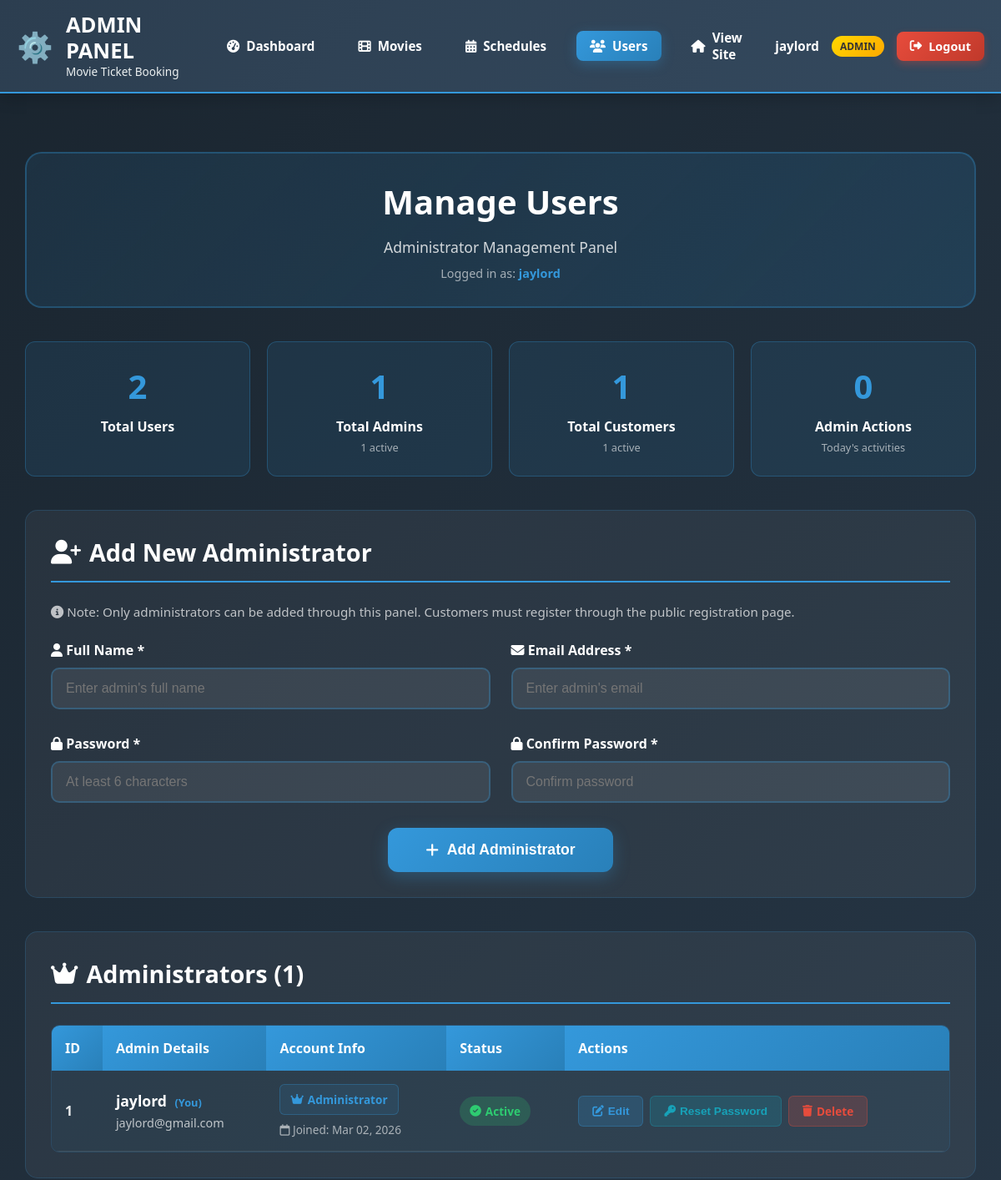
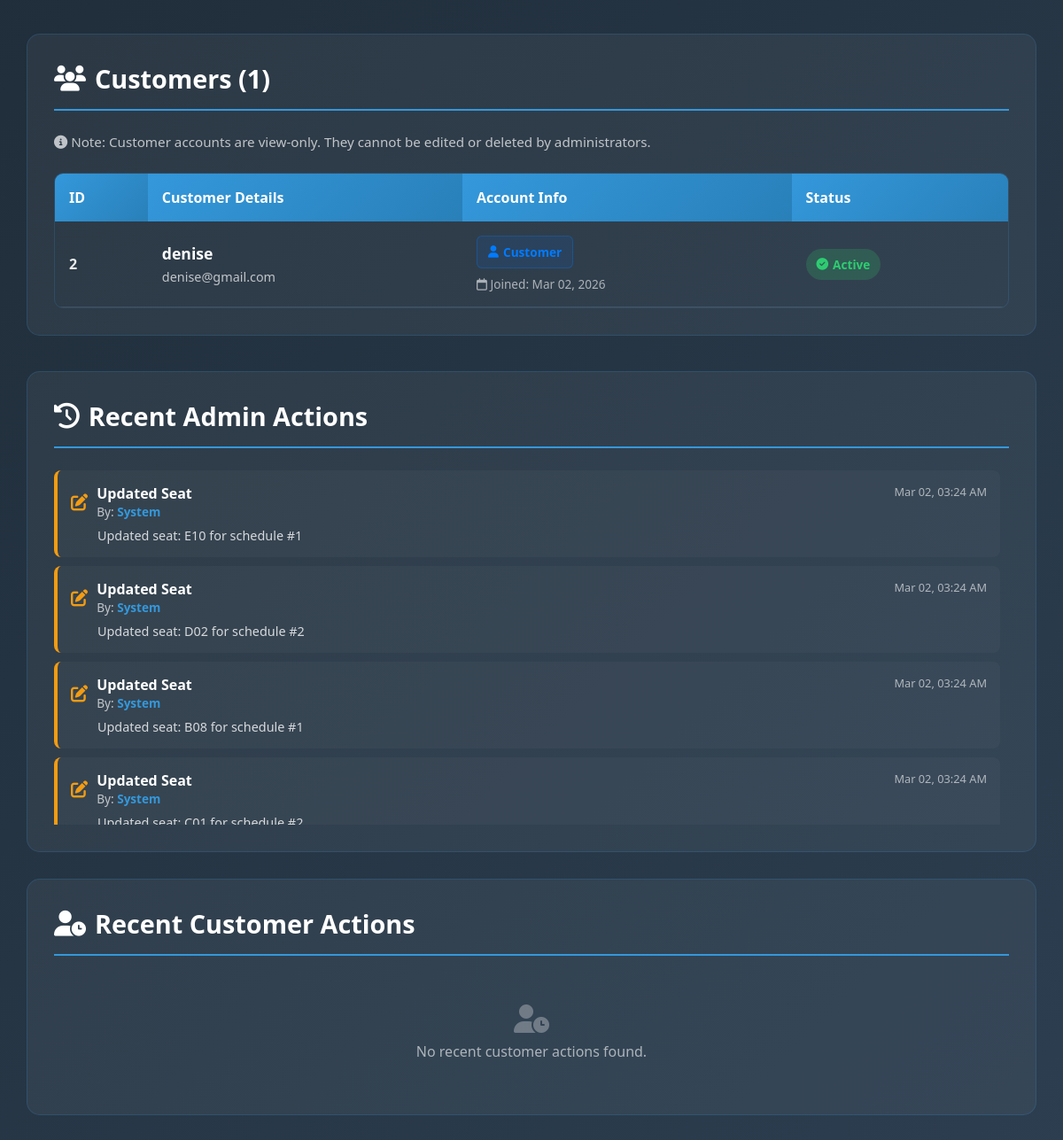
The app's page /index.php?page=admin/manage-users (signed in) with its own data (2 pictures, top to bottom).
### tables this page shows
CREATE TABLE `users` (
  `u_id` int(11) NOT NULL,
  `u_name` varchar(100) NOT NULL,
  `u_username` varchar(50) NOT NULL,
  `u_email` varchar(100) NOT NULL,
  `u_pass` varchar(255) NOT NULL,
  `u_role` enum('Admin','Customer') DEFAULT 'Customer',
  `u_status` enum('Active','Inactive') DEFAULT 'Active',
  `created_at` timestamp NOT NULL DEFAULT current_timestamp()
);

### pages/admin/manage-users.php (the view, shortened to what the rows shown need)
<?php
$root_dir = dirname(dirname(__DIR__));
require_once $root_dir . '/partials/admin-header.php';
$current_admin_id = $_SESSION['user_id'];
$conn = new mysqli(DB_HOST, DB_USER, DB_PASS, DB_NAME);
$users_result = $conn->query("
    SELECT u_id, u_name, u_email, u_role, u_status, created_at
    FROM users
    ORDER BY
        CASE u_role
            WHEN 'Admin' THEN 1
            WHEN 'Customer' THEN 2
            ELSE 3
        END,
        created_at DESC
");
$admins = [];
$customers = [];
if ($users_result) {
    while ($row = $users_result->fetch_assoc()) {
        if ($row['u_role'] === 'Admin') {
            $admins[] = $row;
        } else {
            $customers[] = $row;
        }
    }
}
$admin_count = count($admins);
$customer_count = count($customers);
?>
<div class="admin-content" style="max-width: 1400px; margin: 0 auto; padding: 30px;">
    <div style="text-align: center; margin-bottom: 40px; padding: 30px; background: linear-gradient(135deg, rgba(52, 152, 219, 0.1), rgba(41, 128, 185, 0.2)); border-radius: 20px; border: 2px solid rgba(52, 152, 219, 0.3);">
        <h1 style="color: white; font-size: 2.5rem; margin-bottom: 15px; font-weight: 800;">Manage Users</h1>
    </div>
    <div style="background: rgba(255, 255, 255, 0.05); border-radius: 15px; padding: 30px; margin-bottom: 40px; border: 1px solid rgba(52, 152, 219, 0.2);">
        <h2 style="color: white; font-size: 1.8rem; margin-bottom: 25px; padding-bottom: 15px; border-bottom: 2px solid #3498db; display: flex; align-items: center; gap: 10px;">
            <i class="fas fa-user-plus"></i> Add New Administrator
        </h2>
    </div>
    <div style="background: rgba(255, 255, 255, 0.05); border-radius: 15px; padding: 30px; margin-bottom: 40px; border: 1px solid rgba(52, 152, 219, 0.2);">
        <h2 style="color: white; font-size: 1.8rem; margin-bottom: 25px; padding-bottom: 15px; border-bottom: 2px solid #3498db; display: flex; align-items: center; gap: 10px;">
            <i class="fas fa-crown"></i> Administrators (<?php echo $admin_count; ?>)
        </h2>
        <?php if (empty($admins)): ?>
        <div style="text-align: center; padding: 50px; color: rgba(255, 255, 255, 0.6);">
            <i class="fas fa-crown fa-3x" style="margin-bottom: 20px; opacity: 0.5;"></i>
            <p style="font-size: 1.1rem;">No administrators found. Add your first admin!</p>
        </div>
        <?php else: ?>
        <div style="overflow-x: auto; border-radius: 10px; border: 1px solid rgba(52, 152, 219, 0.2);">
            <table style="width: 100%; border-collapse: collapse; min-width: 900px;">
                <thead>
                    <tr>
                        <th style="background: linear-gradient(135deg, #3498db 0%, #2980b9 100%); color: white; padding: 16px; text-align: left; font-weight: 700; font-size: 1rem;">ID</th>
                        <th style="background: linear-gradient(135deg, #3498db 0%, #2980b9 100%); color: white; padding: 16px; text-align: left; font-weight: 700; font-size: 1rem;">Admin Details</th>
                        <th style="background: linear-gradient(135deg, #3498db 0%, #2980b9 100%); color: white; padding: 16px; text-align: left; font-weight: 700; font-size: 1rem;">Account Info</th>
                        <th style="background: linear-gradient(135deg, #3498db 0%, #2980b9 100%); color: white; padding: 16px; text-align: left; font-weight: 700; font-size: 1rem;">Status</th>
                        <th style="background: linear-gradient(135deg, #3498db 0%, #2980b9 100%); color: white; padding: 16px; text-align: left; font-weight: 700; font-size: 1rem;">Actions</th>
                    </tr>
                </thead>
                <tbody>
                    <?php foreach ($admins as $admin):
                        $is_current_user = $admin['u_id'] == $current_admin_id;
                    ?>
                    <tr style="border-bottom: 1px solid rgba(255, 255, 255, 0.1); <?php echo $is_current_user ? 'background: rgba(52, 152, 219, 0.05);' : ''; ?>">
                        <td style="padding: 16px; color: rgba(255, 255, 255, 0.9); font-weight: 700;"><?php echo $admin['u_id']; ?></td>
                        <td style="padding: 16px;">
                            <div style="color: white; font-size: 1.1rem; font-weight: 700; margin-bottom: 5px;">
                                <?php echo htmlspecialchars($admin['u_name']); ?>
                                <?php if ($is_current_user): ?>
                                <span style="color: #3498db; font-size: 0.8rem; margin-left: 5px;">(You)</span>
                                <?php endif; ?>
                            </div>
                            <div style="color: rgba(255, 255, 255, 0.7); font-size: 0.9rem;">
                                <?php echo htmlspecialchars($admin['u_email']); ?>
                            </div>
                        </td>
                        <td style="padding: 16px;">
                            <div style="background: rgba(52, 152, 219, 0.1); color: #3498db; padding: 8px 12px; border-radius: 6px; font-size: 0.85rem; font-weight: 600; border: 1px solid rgba(52, 152, 219, 0.3); display: inline-flex; align-items: center; gap: 5px;">
                                <i class="fas fa-crown"></i> Administrator
                            </div>
                            <div style="font-size: 0.85rem; color: rgba(255, 255, 255, 0.6); margin-top: 8px;">
                                <i class="far fa-calendar"></i> Joined: <?php echo date('M d, Y', strtotime($admin['created_at'])); ?>
                            </div>
                        </td>
                        <td style="padding: 16px;">
                            <span style="background: <?php echo $admin['u_status'] == 'Active' ? 'rgba(46, 204, 113, 0.2)' : 'rgba(108, 117, 125, 0.2)'; ?>; color: <?php echo $admin['u_status'] == 'Active' ? '#2ecc71' : '#6c757d'; ?>; padding: 8px 12px; border-radius: 20px; font-size: 0.85rem; font-weight: 600; display: inline-flex; align-items: center; gap: 5px;">
                                <i class="fas <?php echo $admin['u_status'] == 'Active' ? 'fa-check-circle' : 'fa-times-circle'; ?>"></i>
                                <?php echo $admin['u_status']; ?>
                            </span>
                        </td>
                        <td style="padding: 16px;">
                            <div style="display: flex; gap: 8px; flex-wrap: wrap;">
                                <button type="button"
                                        style="padding: 8px 16px; background: rgba(52, 152, 219, 0.2); color: #3498db; border: 1px solid rgba(52, 152, 219, 0.3); border-radius: 6px; font-size: 0.85rem; font-weight: 600; cursor: pointer; display: inline-flex; align-items: center; gap: 5px;"
                                        onclick="openEditModal(<?php echo $admin['u_id']; ?>, '<?php echo addslashes($admin['u_name']); ?>', '<?php echo $admin['u_status']; ?>', <?php echo $is_current_user ? 'true' : 'false'; ?>)"
                                        <?php echo $is_current_user ? 'disabled' : ''; ?>>
                                    <i class="fas fa-edit"></i> Edit
                                </button>
                                <button type="button"
                                        style="padding: 8px 16px; background: rgba(23, 162, 184, 0.2); color: #17a2b8; border: 1px solid rgba(23, 162, 184, 0.3); border-radius: 6px; font-size: 0.85rem; font-weight: 600; cursor: pointer; display: inline-flex; align-items: center; gap: 5px;"
                                        onclick="openResetPasswordModal(<?php echo $admin['u_id']; ?>, '<?php echo addslashes($admin['u_name']); ?>')"
                                        <?php echo $is_current_user ? 'disabled' : ''; ?>>
                                    <i class="fas fa-key"></i> Reset Password
                                </button>
                                <a href="index.php?page=admin/manage-users&delete=<?php echo $admin['u_id']; ?>"
                                   style="padding: 8px 16px; background: rgba(231, 76, 60, 0.2); color: #e74c3c; text-decoration: none; border-radius: 6px; font-size: 0.85rem; font-weight: 600; border: 1px solid rgba(231, 76, 60, 0.3); display: inline-flex; align-items: center; gap: 5px;"
                                   onclick="return confirm('Are you sure you want to delete admin \'<?php echo addslashes($admin['u_name']); ?>\'?\nThis will deactivate their account.')"
                                   <?php echo $is_current_user ? 'disabled' : ''; ?>>
                                    <i class="fas fa-trash"></i> Delete
                                </a>
                            </div>
                        </td>
                    </tr>
                    <?php endforeach; ?>
                </tbody>
            </table>
        </div>
        <?php endif; ?>
    </div>
    <div style="background: rgba(255, 255, 255, 0.05); border-radius: 15px; padding: 30px; margin-bottom: 40px; border: 1px solid rgba(52, 152, 219, 0.2);">
        <h2 style="color: white; font-size: 1.8rem; margin-bottom: 25px; padding-bottom: 15px; border-bottom: 2px solid #3498db; display: flex; align-items: center; gap: 10px;">
            <i class="fas fa-users"></i> Customers (<?php echo $customer_count; ?>)
        </h2>
        <?php if (empty($customers)): ?>
        <div style="text-align: center; padding: 50px; color: rgba(255, 255, 255, 0.6);">
            <i class="fas fa-users fa-3x" style="margin-bottom: 20px; opacity: 0.5;"></i>
            <p style="font-size: 1.1rem;">No customers found.</p>
        </div>
        <?php else: ?>
        <div style="overflow-x: auto; border-radius: 10px; border: 1px solid rgba(52, 152, 219, 0.2);">
            <table style="width: 100%; border-collapse: collapse; min-width: 700px;">
                <thead>
                    <tr>
                        <th style="background: linear-gradient(135deg, #3498db 0%, #2980b9 100%); color: white; padding: 16px; text-align: left; font-weight: 700; font-size: 1rem;">ID</th>
                        <th style="background: linear-gradient(135deg, #3498db 0%, #2980b9 100%); color: white; padding: 16px; text-align: left; font-weight: 700; font-size: 1rem;">Customer Details</th>
                        <th style="background: linear-gradient(135deg, #3498db 0%, #2980b9 100%); color: white; padding: 16px; text-align: left; font-weight: 700; font-size: 1rem;">Account Info</th>
                        <th style="background: linear-gradient(135deg, #3498db 0%, #2980b9 100%); color: white; padding: 16px; text-align: left; font-weight: 700; font-size: 1rem;">Status</th>
                    </tr>
                </thead>
                <tbody>
                    <?php foreach ($customers as $customer): ?>
                    <tr style="border-bottom: 1px solid rgba(255, 255, 255, 0.1);">
                        <td style="padding: 16px; color: rgba(255, 255, 255, 0.9); font-weight: 700;"><?php echo $customer['u_id']; ?></td>
                        <td style="padding: 16px;">
                            <div style="color: white; font-size: 1.1rem; font-weight: 700; margin-bottom: 5px;">
                                <?php echo htmlspecialchars($customer['u_name']); ?>
                            </div>
                            <div style="color: rgba(255, 255, 255, 0.7); font-size: 0.9rem;">
                                <?php echo htmlspecialchars($customer['u_email']); ?>
                            </div>
                        </td>
                        <td style="padding: 16px;">
                            <div style="background: rgba(0, 123, 255, 0.1); color: #007bff; padding: 8px 12px; border-radius: 6px; font-size: 0.85rem; font-weight: 600; border: 1px solid rgba(0, 123, 255, 0.3); display: inline-flex; align-items: center; gap: 5px;">
                                <i class="fas fa-user"></i> Customer
                            </div>
                            <div style="font-size: 0.85rem; color: rgba(255, 255, 255, 0.6); margin-top: 8px;">
                                <i class="far fa-calendar"></i> Joined: <?php echo date('M d, Y', strtotime($customer['created_at'])); ?>
                            </div>
                        </td>
                        <td style="padding: 16px;">
                            <span style="background: <?php echo $customer['u_status'] == 'Active' ? 'rgba(46, 204, 113, 0.2)' : 'rgba(108, 117, 125, 0.2)'; ?>; color: <?php echo $customer['u_status'] == 'Active' ? '#2ecc71' : '#6c757d'; ?>; padding: 8px 12px; border-radius: 20px; font-size: 0.85rem; font-weight: 600; display: inline-flex; align-items: center; gap: 5px;">
                                <i class="fas <?php echo $customer['u_status'] == 'Active' ? 'fa-check-circle' : 'fa-times-circle'; ?>"></i>
                                <?php echo $customer['u_status']; ?>
                            </span>
                        </td>
                    </tr>
                    <?php endforeach; ?>
                </tbody>
            </table>
        </div>
        <?php endif; ?>
    </div>
    <div style="display: grid; grid-template-columns: repeat(auto-fit, minmax(600px, 1fr)); gap: 30px; margin-bottom: 40px;">
        <div style="background: rgba(255, 255, 255, 0.05); border-radius: 15px; padding: 30px; border: 1px solid rgba(52, 152, 219, 0.2);">
            <h2 style="color: white; font-size: 1.8rem; margin-bottom: 25px; padding-bottom: 15px; border-bottom: 2px solid #3498db; display: flex; align-items: center; gap: 10px;">
                <i class="fas fa-history"></i> Recent Admin Actions
            </h2>
        </div>
        <div style="background: rgba(255, 255, 255, 0.05); border-radius: 15px; padding: 30px; border: 1px solid rgba(52, 152, 219, 0.2);">
            <h2 style="color: white; font-size: 1.8rem; margin-bottom: 25px; padding-bottom: 15px; border-bottom: 2px solid #3498db; display: flex; align-items: center; gap: 10px;">
                <i class="fas fa-user-clock"></i> Recent Customer Actions
            </h2>
        </div>
    </div>
</div>
</body>
</html>

### records on screen
users: u_id "1", u_name "jaylord", shows "(You)", u_email "jaylord@gmail.com", created_at "Mar 02, 2026", u_status "Active"
users: u_id "2", u_name "denise", u_email "denise@gmail.com", created_at "Mar 02, 2026", u_status "Active"

### other values on screen
$_SESSION['user_name'] "jaylord"
$_SESSION['user_role'] "ADMIN"
$current_admin_name "jaylord"
$total_users "2"
$admin_count "1"
$active_admin_count "1"
$customer_count "1"
$active_customer_count "1"
count($admin_activity_log) "0"
$action_map[$log['action']] "Updated Seat"
$log['admin_name'] "System"
date('M d, h:i A', strtotime($log['created_at'])) "Mar 02, 03:24 AM"
$log['full_details'] "Updated seat: E10 for schedule #1"
$log['full_details'] "Updated seat: D02 for schedule #2"
$log['full_details'] "Updated seat: B08 for schedule #1"
